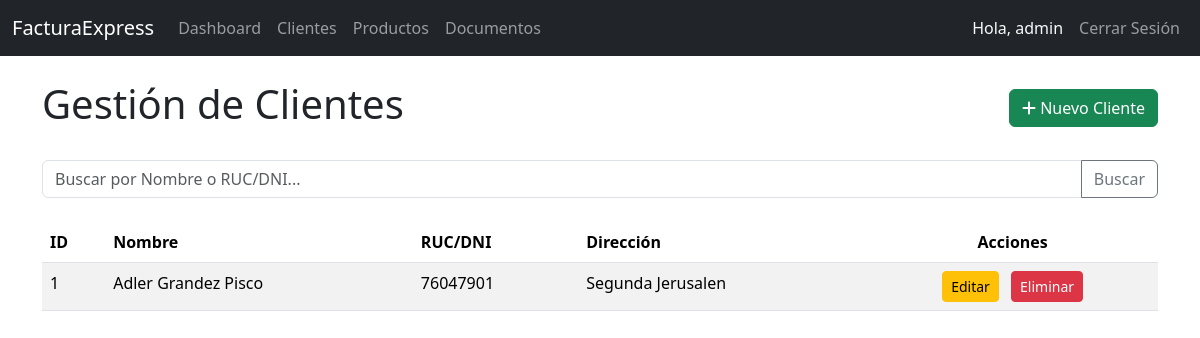
/clientes (signed in), run on the app's committed database.
### models.py (models this page shows)
class User(db.Model, UserMixin):
    id = db.Column(db.Integer, primary_key=True)
    username = db.Column(db.String(80), unique=True, nullable=False)
    password_hash = db.Column(db.String(128), nullable=False)
    documentos = db.relationship('Documento', backref='atendido_por', lazy=True)

class Cliente(db.Model):
    id = db.Column(db.Integer, primary_key=True)
    nombre = db.Column(db.String(100), nullable=False)
    ruc_dni = db.Column(db.String(20), unique=True, nullable=False)
    direccion = db.Column(db.String(200), nullable=True)
    documentos = db.relationship('Documento', backref='cliente', lazy=True)

### main.py (the view)
@main_bp.route('/clientes')
@login_required
def clientes_index():
    query = request.args.get('q') # Obtiene el texto de búsqueda
    if query:
        search = f"%{query}%"
        clientes = Cliente.query.filter(
            (Cliente.nombre.like(search)) |
            (Cliente.ruc_dni.like(search))
        ).all()
        flash(f'Mostrando resultados para: "{query}"', 'info')
    else:
        clientes = Cliente.query.all()
    return render_template('clientes_index.html', clientes=clientes, query=query)

### app.py (called while the page is built)
def create_app():
    app = Flask(__name__)
    app.config['SECRET_KEY'] = 'tu_nueva_clave_secreta_aqui_cambiala'
    app.config['SQLALCHEMY_DATABASE_URI'] = 'sqlite:///facturacion.db'
    app.config['SQLALCHEMY_TRACK_MODIFICATIONS'] = False
    app.config['EMPRESA_NOMBRE'] = 'ADLER GRANDEZ P.'
    app.config['EMPRESA_DIRECCION'] = 'ELIAS SOPLIN VARGAS'
    app.config['EMPRESA_TELEFONO'] = '+51 929 974 627'
    app.config['EMPRESA_CORREO'] = 'A76047901@GMAIL.COM'
    app.config['EMPRESA_RUC'] = '1076047901' # <-- ¡NUEVO CAMPO CON RUC CORREGIDO!
    db.init_app(app)
    login_manager = LoginManager()
    login_manager.login_view = 'auth.login'
    login_manager.init_app(app)
    @login_manager.user_loader
    def load_user(user_id):
        return User.query.get(int(user_id))
    app.register_blueprint(auth_bp, url_prefix='/auth')
    app.register_blueprint(main_bp)
    return app

### templates/clientes_index.html (shortened to what this page needs)
{% extends "base.html" %}
{% block content %}
<div class="d-flex justify-content-between align-items-center mb-4">
    <h1>Gestión de Clientes</h1>
    <a href="{{ url_for('main.crear_cliente') }}" class="btn btn-success">
        <i class="fas fa-plus"></i> Nuevo Cliente
    </a>
</div>
<form method="GET" action="{{ url_for('main.clientes_index') }}" class="mb-4">
    <div class="input-group">
        <input type="text" name="q" class="form-control" placeholder="Buscar por Nombre o RUC/DNI..." value="{{ query or '' }}">
        <button class="btn btn-outline-secondary" type="submit">Buscar</button>
    </div>
</form>
{% if clientes %}
<table class="table table-striped table-hover">
<thead>
        <tr>
            <th>ID</th>
            <th>Nombre</th>
            <th>RUC/DNI</th>
            <th>Dirección</th>
            <th class="text-center">Acciones</th>
        </tr>
    </thead>
    <tbody>
        {% for cliente in clientes %}
        <tr>
            <td>{{ cliente.id }}</td>
            <td>{{ cliente.nombre }}</td>
            <td>{{ cliente.ruc_dni }}</td>
            <td>{{ cliente.direccion or 'N/A' }}</td>
            <td class="text-center">
                <a href="{{ url_for('main.editar_cliente', cliente_id=cliente.id) }}" class="btn btn-sm btn-warning me-2">Editar</a>
                <form method="POST" action="{{ url_for('main.eliminar_cliente', cliente_id=cliente.id) }}" style="display:inline;" onsubmit="return confirm('¿Estás seguro de eliminar a {{ cliente.nombre }}?');">
                    <button type="submit" class="btn btn-sm btn-danger">Eliminar</button>
                </form>
            </td>
        </tr>
        {% endfor %}
    </tbody>
</table>
{% else %}
<div class="alert alert-info" role="alert">
    Aún no hay clientes registrados o la búsqueda no encontró resultados.
</div>
{% endif %}
{% endblock %}

### templates/base.html (shortened to what this page needs)
<!DOCTYPE html>
<html lang="es">
<head>
    <link href="https://cdn.jsdelivr.net/npm/bootstrap@5.3.3/dist/css/bootstrap.min.css" rel="stylesheet">
    <link rel="stylesheet" href="https://cdnjs.cloudflare.com/ajax/libs/font-awesome/6.0.0-beta3/css/all.min.css">
</head>
<body>
    <nav class="navbar navbar-expand-lg navbar-dark bg-dark">
        <div class="container-fluid">
            <a class="navbar-brand" href="{{ url_for('main.index') }}">FacturaExpress</a>
            <div class="collapse navbar-collapse" id="navbarNav">
                <ul class="navbar-nav me-auto mb-2 mb-lg-0">
                    {% if current_user.is_authenticated %}
                        <li class="nav-item">
                            <a class="nav-link" href="{{ url_for('main.index') }}">Dashboard</a>
                        </li>
                        <li class="nav-item">
                            <a class="nav-link" href="{{ url_for('main.clientes_index') }}">Clientes</a>
                        </li>
                        <li class="nav-item">
                            <a class="nav-link" href="{{ url_for('main.productos_index') }}">Productos</a>
                        </li>
                        <li class="nav-item">
                            <a class="nav-link" href="{{ url_for('main.documentos_index') }}">Documentos</a>
                        </li>
                    {% endif %}
                </ul>
                <ul class="navbar-nav ms-auto">
                    {% if current_user.is_authenticated %}
                        <li class="nav-item">
                            <span class="nav-link text-light">Hola, {{ current_user.username }}</span>
                        </li>
                        <li class="nav-item">
                            <a class="nav-link btn btn-sm btn-outline-danger" href="{{ url_for('auth.logout') }}">Cerrar Sesión</a>
                        </li>
                    {% endif %}
                </ul>
            </div>
        </div>
    </nav>
    <div class="container mt-4">
        {% block content %}{% endblock %}
    </div>
</body>
</html>

### data on the page
User: username "admin"
Cliente: id "1", nombre "Adler Grandez Pisco", ruc_dni "76047901", direccion "Segunda Jerusalen"
